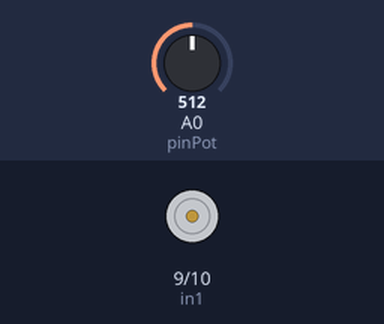
Simulated run of this sketch. Board: Arduino Uno, built with avr-gcc and run on an emulated ATmega328P. Shown: motor-driver pin pairs drawn as motors (green arrow = first pin HIGH = forward, orange = second pin HIGH = backward, longer = more drive). Inputs (shaded band) come from the test bench; at power-on: A0 (pinPot) = 512.

Above: at 1.2 s.
1.3 s: A0 (pinPot) set to 482
At 2.5 s:
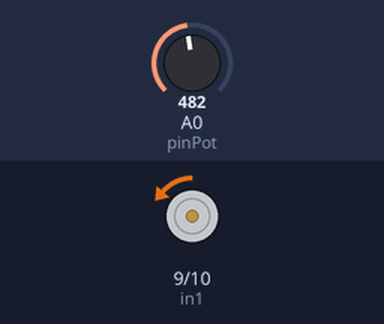
2.8 s: A0 (pinPot) set to 542
At 3.9 s:
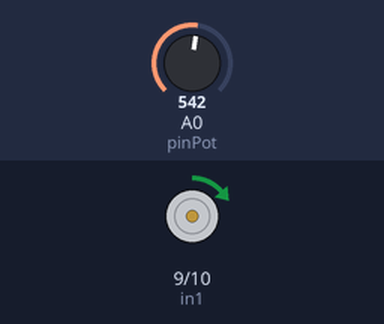
4.3 s: A0 (pinPot) set to 900
At 5.2 s:
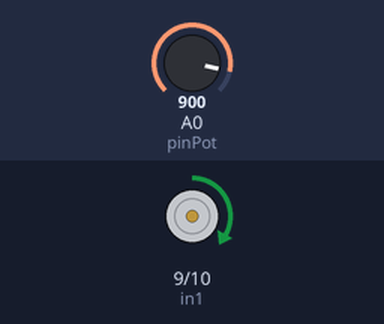
5.8 s: A0 (pinPot) set to 122
At 6.4 s:
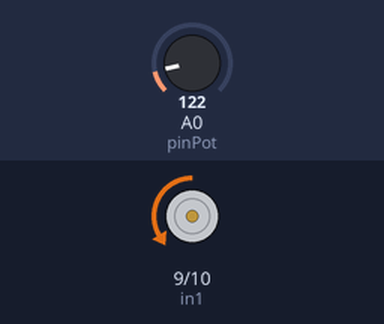
Timing chart, 0 to 8.3 s (numbered marks = the images above; inputs shaded):
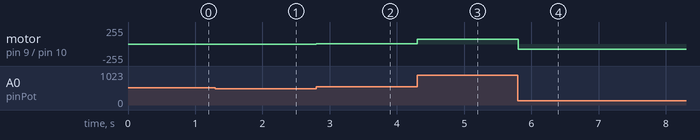

The sketch:

DCMotorElevator.ino
```cpp
const int pinPot = A0;
const int in1 = 9;
const int in2 = 10;

void setup() {
  pinMode(in1, OUTPUT);
  pinMode(in2, OUTPUT);
  Serial.begin(9600);
}

void loop() {
  int potValue = analogRead(pinPot);

  if (potValue > 532) {
    int speed = map(potValue, 533, 1023, 0, 100);
    analogWrite(in1, speed);
    analogWrite(in2, 0);
    delay(100);
  }
  else if (potValue < 492) {
    int speed = map(potValue, 491, 0, 0, 100);
    analogWrite(in1, 0);
    analogWrite(in2, speed);
    delay(100);

  }
  else {
    analogWrite(in1, 0);
    analogWrite(in2, 0);
  }
}
```

Measured:
- after the input at 1.3 s, motor on pin 9 (in1) / pin 10 (in2): stopped → backward 1/255 at once
- after the input at 2.8 s, motor on pin 9 (in1) / pin 10 (in2): backward 1/255 → forward 1/255 at once
- after the input at 4.3 s, motor on pin 9 (in1) / pin 10 (in2): forward 1/255 → forward 74/255 at once
- after the input at 5.8 s, motor on pin 9 (in1) / pin 10 (in2): forward 74/255 → backward 75/255 at once
